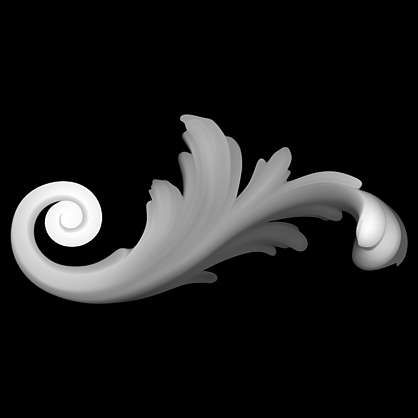
#> input picture image.jpg, 418 x 418 px, found by its file name
$ jupyter execute divp-lab-1.ipynb
#> lines starting #> are read from the running program, lines starting #| are printed output that depends on the picture; after the words box and inside, x2 and y2 are one past the last pixel; in counts of white or black regions, pixels touching at a corner belong together
[cell 1]
# Import necessary libraries
import numpy as np
import cv2
import matplotlib.pyplot as plt

[cell 2]
# Load the image in grayscale
img = cv2.imread('/kaggle/input/image1/image.jpg', 0)  # Gray scale image
#> img is the input picture: shape (418, 418); min 0, max 255, mean 29.8

### Shape Dimensions

* First element = height (number of rows)
* Second element = width (number of columns)

[cell 3]
img.shape
#> Out = (418, 418)

[cell 4]
# display the original image

plt.figure(figsize=(10,10))
plt.imshow(img , cmap='gray')
plt.title('Original Image')
plt.axis('off')
plt.show()

[cell 5]
# create a negative image

negative_image = 255 - img
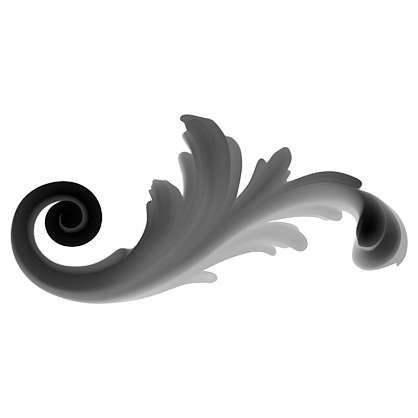
#> negative_image: shape (418, 418); min 0, max 255, mean 225.2

[cell 6]
# display the negative image

plt.figure(figsize=(10,10))
plt.imshow(negative_image, cmap='gray')
plt.title('Negative Image')
plt.axis('off')
plt.show()

[cell 7]
# save the negative image

cv2.imwrite('negative_image.png', negative_image)
#> Out = True

### Thresholding
#### is a fundamental technique in image processing used to create a binary image from a grayscale image. The basic idea is to convert pixels in the grayscale image into two distinct categories: foreground (typically white) and background (typically black). This is achieved by comparing each pixel's intensity value to a specified threshold.

[cell 8]
# applying Threshold

r=len(img)  # dimension of input image r= number of rows (height)
#> r = 418
c= len(img[0]) # c = number of columns
#> c = 418

[cell 9]
#These nested loops iterate over each pixel in the image.

for i in range(0, r-1):   #The outer loop iterates over the rows,
    for j in range(0, c-1): #and the inner loop iterates over the columns.

        if img[i][j] > 150: # our chosen threshold value is 150
            img[i][i] = 255 # pixel value > 150 is set to 255 i.e white

        else:
            img[i][j] = 0 # pixel value < 150 is set to 0 i.e black
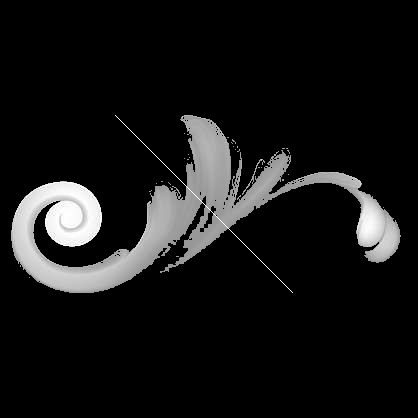
#> img: shape (418, 418); 10.04% of pixels changed, all inside (x1, y1, x2, y2) = (8, 112, 408, 304)

[cell 10]
# display the threshold image

plt.figure(figsize=(10,10))
plt.imshow(img, cmap='gray')
plt.title('Threshold Image')
plt.axis('off')
plt.show()

[cell 11]
cv2.imwrite('threshold_image.png', img)
#> Out = True

[cell 12]
cv2.imwrite('/kaggle/working/threshold_image.png', img)
#> Out = True

### 1. Scaling
* scale factor > 1 indicates that img will be enlarged by 50%
* scale factor < 1 would reduce the img size

[cell 13]
scale_factor = 1.5 # determines how much the img will be enlarged or reduced in size
width = int(img.shape[1] * scale_factor ) # original width is multiplied with scale factor to get new width of img and is converted into an integer
#> width = 627
height = int(img.shape[0] * scale_factor) # new height integer
#> height = 627
scaled_image = cv2.resize(img, (width, height))

[cell 14]
# display the scaled image
plt.figure(figsize=(10,10))
plt.imshow(scaled_image)
plt.title('Scaled Image')
plt.axis('off')

### 2. Translation

* Translation is a basic geometric transformation that moves an image in a specified direction along the x and y axes.
* This transformation is essential in various image processing tasks, including object detection, alignment, and image registration.

### In this matrix:
* The first row [1, 0, tx] indicates that the x-coordinates of the image points will be shifted by tx pixels.
* The second row [0, 1, ty] indicates that the y-coordinates will be shifted by ty pixels.
* The matrix is defined as a float32 type, which is suitable for OpenCV operations.

[cell 15]
tx , ty = 50,50 # translation along x and y axes
translation_matrix = np.float32([[1,0, tx],[0,1,ty]])
print(translation_matrix)

[cell 16]
# applying the translation

translated_image = cv2.warpAffine(img, translation_matrix,
                                 (img.shape[1], img.shape[0]))
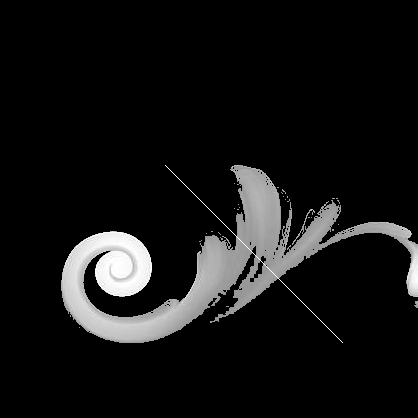
#> translated_image: shape (418, 418); min 0, max 255, mean 20

* The cv2.warpAffine() function applies the affine transformation defined by the translation_matrix to the original image (img).
* The function takes three arguments:
1. The source image (img).
2. The transformation matrix (translation_matrix).
3. The size of the output image, specified as (img.shape, img.shape), which corresponds to the original width and height of the image.

[cell 17]
print(translated_image) , translated_image
#> (printed output is left out)

[cell 18]
plt.figure(figsize=(10,10))
plt.imshow(translated_image)
plt.title('Translated Image')
plt.axis('off')
plt.show()

### 3. Rotation

* img.shape gives the width (number of columns) of the image, and * img.shape gives the height (number of rows).
* The // operator is used for integer division, so img.shape // 2 gives the x-coordinate of the center, and img.shape // 2 gives the y-coordinate of the center.
* The resulting center tuple contains the coordinates of the center point of the image.

### The resulting rotation_matrix is a 2x3 matrix that describes how to transform the image based on the specified rotation and scaling.

[cell 19]
angle= 45 #  image will be rotated by 45 degrees.

# 2. calculates the center point around which the image will be rotated.
center = (img.shape[1]//2 , img.shape[0]//2)
#> center = (209, 209)


# 3. create a rotation matrix
# getRotationMatrix2D function takes 3 arguements
# a) center : point around which the img will be rotated
# b) angle : 45 degrees
# c) 1.0 : img will not be scaled i.e maintain its original size
rotation_matrix = cv2.getRotationMatrix2D(center, angle, 1.0)

rotated_img = cv2.warpAffine(img, rotation_matrix, (img.shape[1], img.shape[0]))
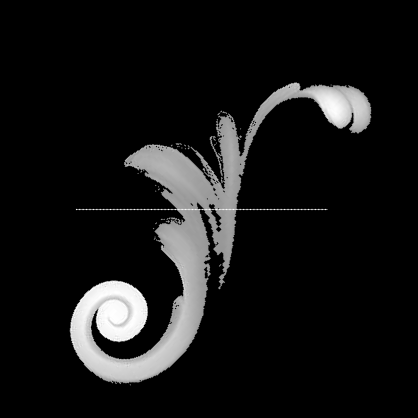
#> rotated_img: shape (418, 418); min 0, max 255, mean 21.8

* This line applies the affine transformation defined by the rotation_matrix to the original image (img) using the cv2.warpAffine() function.
* The function takes three arguments:
1. The source image (img).
2. The transformation matrix (rotation_matrix).
3. The size of the output image, specified as (img.shape, img.shape), which corresponds to the original width and height of the image.

[cell 20]
plt.figure(figsize=(10,10))
plt.imshow(rotated_img)
plt.title('Rotated Image')
plt.axis('off')
plt.show()

# Saving All the Images

[cell 21]
cv2.imwrite('/kaggle/working/scaled_image.png' , scaled_image)
cv2.imwrite('/kaggle/working/translated_image.png', translated_image)
cv2.imwrite('/kaggle/working/rotated_image.png', rotated_img)
#> Out = True
